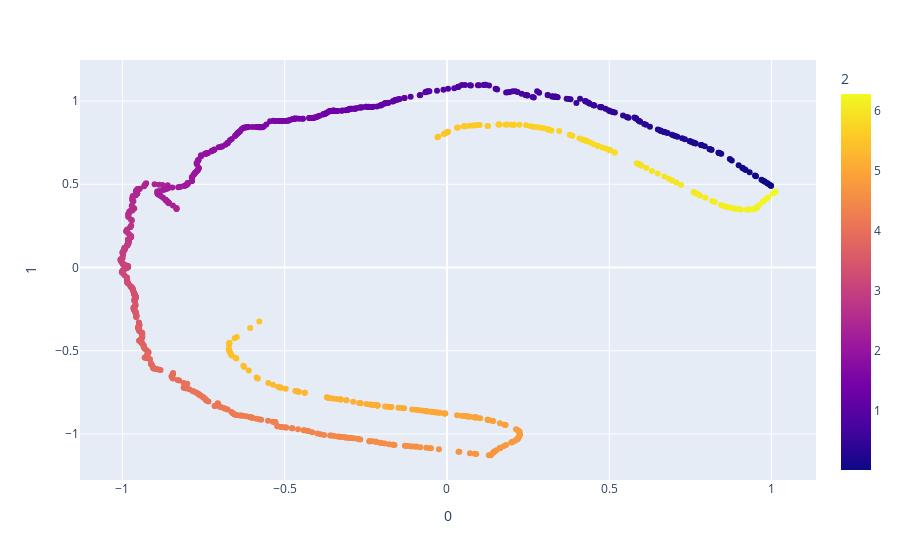

The notebook cell this image was saved under:
### Code cell
plot_latent_distribution(model)

### Figure 1 — Plotly figure (JSON) as saved in the notebook; plotly's stock layout.template omitted (floating-point values rounded to 4 significant figures; data arrays with more than 128 entries replaced by an {"elided": "..."} marker saying what was removed)
{"data": [{"hovertemplate": "0=%{x}<br>1=%{y}<br>2=%{marker.color}<extra></extra>", "legendgroup": "", "marker": {"color": {"elided": "1000 float values"}, "coloraxis": "coloraxis", "symbol": "circle"}, "mode": "markers", "name": "", "orientation": "v", "showlegend": false, "type": "scatter", "x": {"elided": "1000 float values"}, "xaxis": "x", "y": {"elided": "1000 float values"}, "yaxis": "y"}], "layout": {"autosize": true, "coloraxis": {"colorbar": {"title": {"text": "2"}}, "colorscale": [[0, "#0d0887"], [0.1111, "#46039f"], [0.2222, "#7201a8"], [0.3333, "#9c179e"], [0.4444, "#bd3786"], [0.5556, "#d8576b"], [0.6667, "#ed7953"], [0.7778, "#fb9f3a"], [0.8889, "#fdca26"], [1, "#f0f921"]]}, "legend": {"tracegroupgap": 0}, "margin": {"t": 60}, "xaxis": {"anchor": "y", "autorange": true, "domain": [0, 1], "range": [-1.134, 1.14], "title": {"text": "0"}, "type": "linear"}, "yaxis": {"anchor": "x", "autorange": true, "domain": [0, 1], "range": [-1.3, 1.27], "title": {"text": "1"}, "type": "linear"}}}
